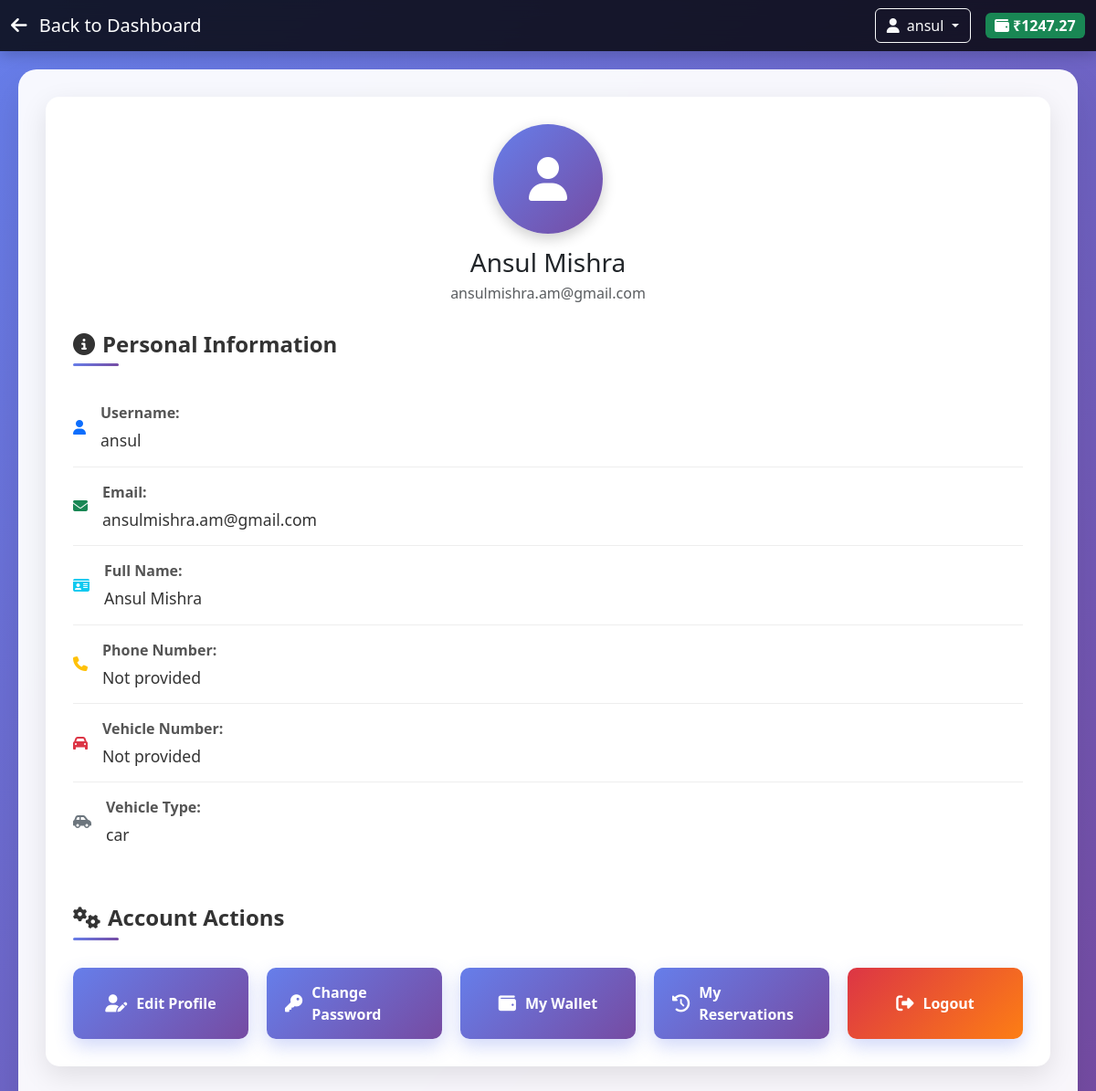
The app's page /user/profile (signed in) with its own data.
### models/models.py (models this page shows, shortened)
class User(db.Model, UserMixin):
    __tablename__ = 'users'
    id = db.Column(db.Integer, primary_key=True)
    username = db.Column(db.String(80), unique=True, nullable=False)
    email = db.Column(db.String(120), unique=True, nullable=False)
    password = db.Column(db.String(128), nullable=False)
    full_name = db.Column(db.String(120), nullable=True)
    phone = db.Column(db.String(20), nullable=True) # Used 'phone' in app.py
    role = db.Column(db.String(20), default='user', nullable=False) # 'user' or 'admin'
    balance = db.Column(db.Float, default=0.0, nullable=False) # Wallet balance
    vehicle_number = db.Column(db.String(20), nullable=True)
    vehicle_type = db.Column(db.String(20), default='car', nullable=False)
    reservations = db.relationship('Reservation', backref='user', lazy=True)
    payments = db.relationship('Payment', backref='user', lazy=True)
    transactions = db.relationship('Transaction', backref='user', lazy=True)

### controllers/user_controller.py (the view)
    @app.route('/user/profile', methods=['GET', 'POST'])
    @login_required
    def user_profile():
        return render_template('user_profile.html', user=current_user)

### app.py (called while the page is built)
@login_manager.user_loader
def load_user(user_id):
    return User.query.get(int(user_id))

### templates/user_profile.html (shortened to what this page needs)
<!DOCTYPE html>
<html lang="en">
<head>
    <link href="https://cdn.jsdelivr.net/npm/bootstrap@5.3.0/dist/css/bootstrap.min.css" rel="stylesheet">
    <link href="https://cdnjs.cloudflare.com/ajax/libs/font-awesome/6.4.0/css/all.min.css" rel="stylesheet">
    <link rel="stylesheet" href="{{ url_for('static', filename='css/user_profile.css') }}">
</head>
<body>
    <nav class="navbar navbar-expand-lg navbar-dark">
        <div class="container-fluid">
            <a class="navbar-brand" href="{{ url_for('user_dashboard') }}">
                <i class="fas fa-arrow-left me-2"></i>
                Back to Dashboard
            </a>
            <div class="d-flex align-items-center">
                <div class="dropdown me-3">
                    <button class="btn btn-outline-light dropdown-toggle" type="button" data-bs-toggle="dropdown">
                        <i class="fas fa-user me-2"></i>{{ user.username }}
                    </button>
                </div>
                {% if user.balance is defined %}
                <span class="badge bg-success fs-6">
                    <i class="fas fa-wallet me-1"></i>₹{{ "%.2f"|format(user.balance) }}
                </span>
                {% endif %}
            </div>
        </div>
    </nav>
    <div class="main-content">
        <div class="profile-card">
            <div class="profile-header">
                <div class="profile-avatar">
                    <i class="fas fa-user"></i>
                </div>
                <h3 class="mb-1">{{ user.full_name or user.username }}</h3>
                <p class="text-muted">{{ user.email }}</p>
            </div>
            <h4 class="section-title mb-4">
                <i class="fas fa-info-circle me-2"></i>Personal Information
            </h4>
            <div class="profile-info list-group list-group-flush">
                <div class="list-group-item d-flex align-items-center">
                    <i class="fas fa-user me-3 text-primary"></i>
                    <div>
                        <label>Username:</label>
                        <p>{{ user.username }}</p>
                    </div>
                </div>
                <div class="list-group-item d-flex align-items-center">
                    <i class="fas fa-envelope me-3 text-success"></i>
                    <div>
                        <label>Email:</label>
                        <p>{{ user.email }}</p>
                    </div>
                </div>
                <div class="list-group-item d-flex align-items-center">
                    <i class="fas fa-id-card me-3 text-info"></i>
                    <div>
                        <label>Full Name:</label>
                        <p>{{ user.full_name or 'Not provided' }}</p>
                    </div>
                </div>
                <div class="list-group-item d-flex align-items-center">
                    <i class="fas fa-phone me-3 text-warning"></i>
                    <div>
                        <label>Phone Number:</label>
                        <p>{{ user.phone or 'Not provided' }}</p>
                    </div>
                </div>
                 <div class="list-group-item d-flex align-items-center">
                    <i class="fas fa-car me-3 text-danger"></i>
                    <div>
                        <label>Vehicle Number:</label>
                        <p>{{ user.vehicle_number or 'Not provided' }}</p>
                    </div>
                </div>
                <div class="list-group-item d-flex align-items-center">
                    <i class="fas fa-car-side me-3 text-secondary"></i>
                    <div>
                        <label>Vehicle Type:</label>
                        <p>{{ user.vehicle_type or 'Not provided' }}</p>
                    </div>
                </div>
            </div>
            <h4 class="section-title mt-5 mb-4">
                <i class="fas fa-cogs me-2"></i>Account Actions
            </h4>
            <div class="profile-actions-grid">
                <a href="{{ url_for('edit_profile') }}" class="btn-action">
                    <i class="fas fa-user-edit"></i> Edit Profile
                </a>
                <a href="{{ url_for('change_password') }}" class="btn-action">
                    <i class="fas fa-key"></i> Change Password
                </a>
                <a href="{{ url_for('user_wallet') }}" class="btn-action">
                    <i class="fas fa-wallet"></i> My Wallet
                </a>
                <a href="{{ url_for('user_dashboard') }}" class="btn-action">
                    <i class="fas fa-history"></i> My Reservations
                </a>
                 <a href="{{ url_for('logout') }}" class="btn-action" style="background: linear-gradient(135deg, #dc3545 0%, #fd7e14 100%);">
                    <i class="fas fa-sign-out-alt"></i> Logout
                </a>
            </div>
        </div>
    </div>
</body>
</html>

### static/css/user_profile.css (style rules this page uses)
body { background: linear-gradient(135deg, #667eea 0%, #764ba2 100%); min-height: 100vh; font-family: 'Segoe UI', Tahoma, Geneva, Verdana, sans-serif; }
.navbar { background: rgba(0, 0, 0, 0.8) !important; backdrop-filter: blur(10px); box-shadow: 0 4px 15px rgba(0,0,0,0.2); z-index: 1050; }
.main-content { background: rgba(255, 255, 255, 0.95); border-radius: 20px; margin: 20px; padding: 30px; box-shadow: 0 20px 40px rgba(0,0,0,0.1); backdrop-filter: blur(10px); }
.profile-card { background: white; border-radius: 15px; padding: 30px; margin-bottom: 30px; box-shadow: 0 10px 30px rgba(0,0,0,0.1); border: none; }
.profile-header { text-align: center; margin-bottom: 30px; }
.profile-avatar { width: 120px; height: 120px; border-radius: 50%; background: linear-gradient(135deg, #667eea 0%, #764ba2 100%); color: white; display: flex; align-items: center; justify-content: center; font-size: 3rem; margin: 0 auto 15px auto; box-shadow: 0 5px 15px rgba(0,0,0,0.2); }
.profile-info .list-group-item { border: none; border-bottom: 1px solid #eee; padding: 15px 0; }
.profile-info .list-group-item:last-child { border-bottom: none; }
.profile-info label { font-weight: 600; color: #555; display: block; margin-bottom: 5px; }
.profile-info p { margin-bottom: 0; color: #333; font-size: 1.1rem; }
.profile-actions-grid { display: grid; grid-template-columns: repeat(auto-fit, minmax(180px, 1fr)); gap: 20px; margin-top: 30px; }
.btn-action { background: linear-gradient(135deg, #667eea 0%, #764ba2 100%); border: none; border-radius: 10px; padding: 15px 20px; font-weight: bold; transition: all 0.3s ease; color: white; text-decoration: none; display: flex; align-items: center; justify-content: center; box-shadow: 0 8px 20px rgba(102, 126, 234, 0.3); }
.btn-action i { margin-right: 10px; font-size: 1.2rem; }
.section-title { color: #333; font-weight: 600; margin-bottom: 25px; position: relative; padding-bottom: 10px; }
.section-title::after { content: ''; position: absolute; bottom: 0; left: 0; width: 50px; height: 3px; background: linear-gradient(135deg, #667eea 0%, #764ba2 100%); border-radius: 2px; }

### records on screen
User: username "ansul", balance "1247.27", full_name "Ansul Mishra", email "ansulmishra.am@gmail.com", phone "Not provided", vehicle_number "Not provided", vehicle_type "car"
